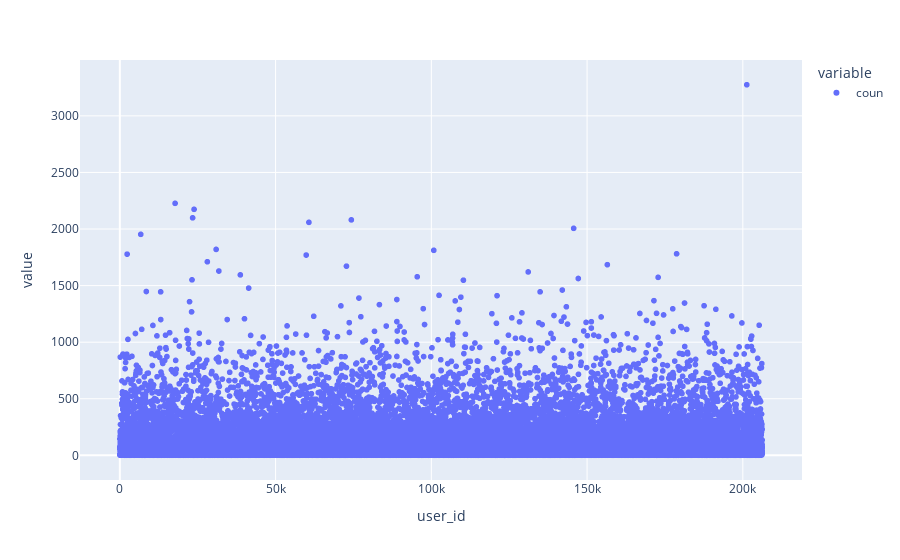

Source (notebook cell):
### Code cell
px.scatter(df_11.groupby("user_id").agg(coun=("user_id","count")))

### Figure 1 — Plotly figure (JSON) as saved in the notebook; plotly's stock layout.template omitted (floating-point values rounded to 4 significant figures; data arrays with more than 128 entries replaced by an {"elided": "..."} marker saying what was removed)
{"data": [{"hovertemplate": "variable=coun<br>user_id=%{x}<br>value=%{y}<extra></extra>", "legendgroup": "coun", "marker": {"color": "#636efa", "symbol": "circle"}, "mode": "markers", "name": "coun", "showlegend": true, "type": "scattergl", "x": {"elided": "36995 int values"}, "xaxis": "x", "y": {"elided": "36995 int values"}, "yaxis": "y"}], "layout": {"legend": {"title": {"text": "variable"}, "tracegroupgap": 0}, "margin": {"t": 60}, "xaxis": {"anchor": "y", "domain": [0, 1], "title": {"text": "user_id"}}, "yaxis": {"anchor": "x", "domain": [0, 1], "title": {"text": "value"}}}}
